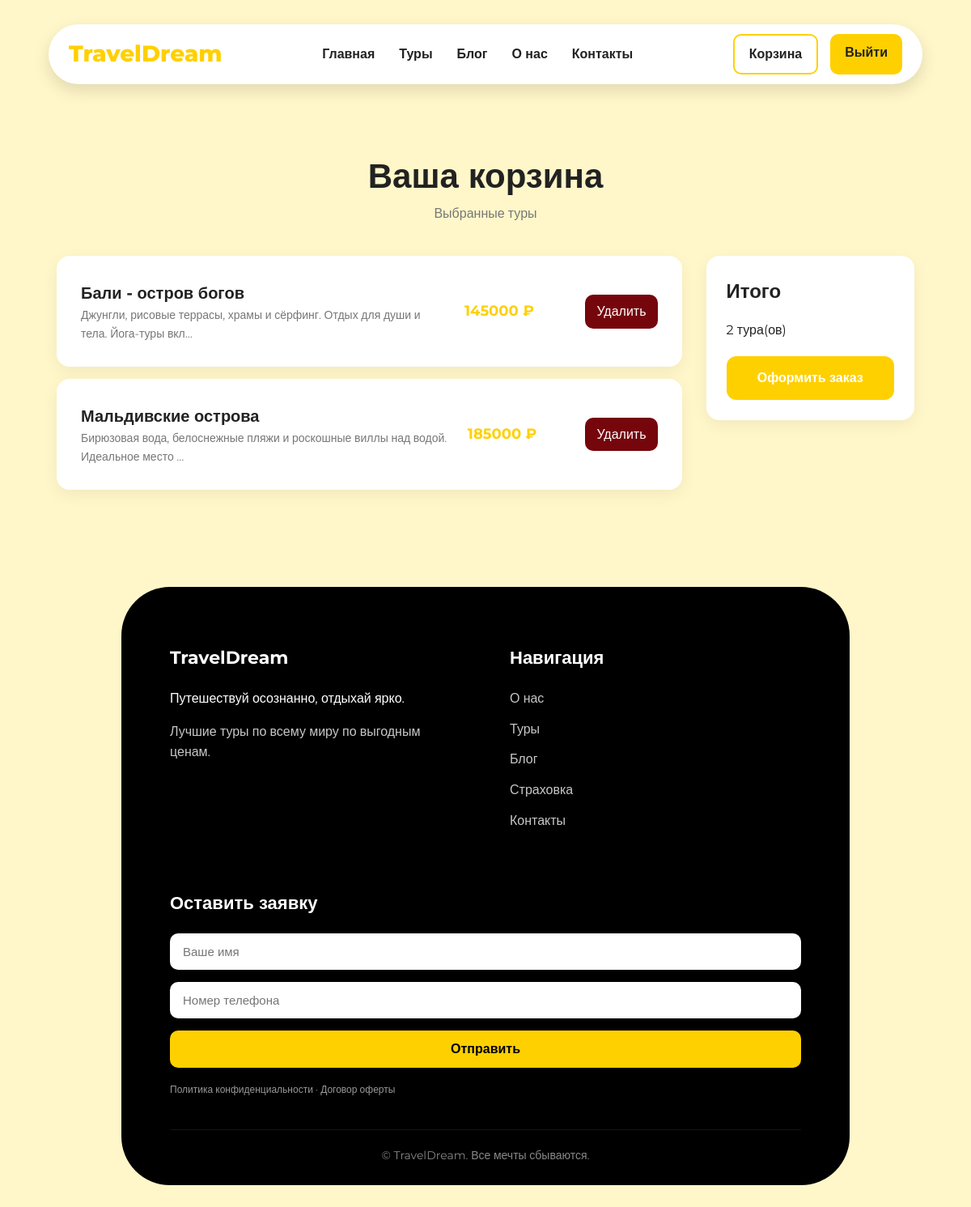
The app's page /cart/ (signed in) with its own data.
### travel/models.py (models this page shows, shortened)
class CartItem(models.Model):
    user = models.ForeignKey(User, on_delete=models.CASCADE)
    destination = models.ForeignKey('Destination', on_delete=models.CASCADE)

class Destination(models.Model):
    name = models.CharField(max_length=100)
    price = models.IntegerField()
    description = models.TextField()
    img = models.ImageField(upload_to='pics')
    offer = models.BooleanField(default=False)

### travel/views.py (the view)
# urls.py: path('cart/', views.cart, name='cart'),
def cart(request):
    if not request.user.is_authenticated:
        return redirect('login')
    items = CartItem.objects.filter(user=request.user)
    return render(request, 'cart.html', {
        'items': items
    })

### templates/cart.html (shortened to what this page needs)
{% extends 'base.html' %}
{% block content %}
<section class="cart-page">
    <div class="cart-header">
        <h1>Ваша корзина</h1>
        <p>Выбранные туры</p>
    </div>
    {% if items %}
        <div class="cart-container">
            <div class="cart-items">
                {% for item in items %}
                <div class="cart-item">
                    <div class="cart-item-info">
                        <h3>{{ item.destination.name }}</h3>
                        <p>{{ item.destination.description|truncatechars:80 }}</p>
                    </div>
                    <div class="cart-item-price">
                        {{ item.destination.price }} ₽
                    </div>
                    <a class="cart-remove"
                       href="{% url 'remove_from_cart' item.id %}">
                        Удалить
                    </a>
                </div>
                {% endfor %}
            </div>
            <div class="cart-summary">
                <h2>Итого</h2>
                <p>
                    {{ items|length }} тура(ов)
                </p>
                <a href="#" class="checkout-btn">
                    Оформить заказ
                </a>
            </div>
        </div>
    {% endif %}
</section>
{% endblock %}

### static/css/style.css (style rules this page uses)
* { margin: 0; padding: 0; box-sizing: border-box; }
body { font-family: 'Montserrat', sans-serif; background: #fff7c9; color: #222; line-height: 1.6; }
a { text-decoration: none; color: inherit; }
.cart-page { max-width: 1100px; margin: 60px auto; padding: 20px; }
.cart-header { text-align: center; margin-bottom: 40px; }
.cart-header h1 { font-size: 42px; color: #222; }
.cart-header p { color: #777; }
.cart-container { display: grid; grid-template-columns: 3fr 1fr; gap: 30px; }
.cart-items { display: flex; flex-direction: column; gap: 15px; }
.cart-item { display: flex; justify-content: space-between; align-items: center; background: #fff; padding: 30px; border-radius: 16px; box-shadow: 0 6px 20px rgba(0,0,0,0.06); transition: 0.3s; }
.cart-item-info h3 { margin: 0; font-size: 20px; }
.cart-item-info p { margin: 0px 0 0; font-size: 14px; color: #777; }
.cart-item-price { font-size: 18px; font-weight: bold; color: #FFD000; padding: 20px; width: 200px; }
.cart-remove { background: #75060c; color: white; padding: 8px 14px; border-radius: 10px; text-decoration: none; transition: 0.3s; }
.cart-summary { background: #fff; padding: 25px; border-radius: 16px; height: fit-content; box-shadow: 0 6px 20px rgba(0,0,0,0.06); }
.cart-summary h2 { margin-bottom: 15px; }
.checkout-btn { display: block; text-align: center; margin-top: 20px; padding: 14px; background: #FFD000; color: white; border-radius: 12px; text-decoration: none; font-weight: 600; transition: 0.3s; }

### records on screen
CartItem: destination.name "Бали - остров богов", destination.description "Джунгли, рисовые террасы, храмы и сёрфинг. Отдых для души и тела. Йога-туры вкл…", destination.price "145000"
CartItem: destination.name "Мальдивские острова", destination.description "Бирюзовая вода, белоснежные пляжи и роскошные виллы над водой. Идеальное место …", destination.price "185000"

### other values on screen
{{ items|length }} "2"
